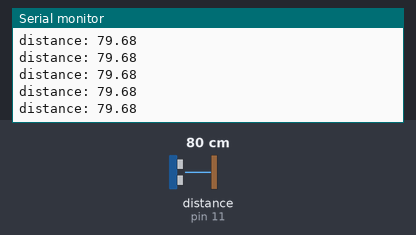
Simulated run of this sketch. Board: Arduino Uno, built with avr-gcc and run on an emulated ATmega328P. Shown: the last lines printed to the serial monitor. Wiring (inferred from the names in the program): ultrasonic range finder: trigger pin 10; echo pin 11. Inputs (shaded band) come from the test bench; at power-on: distance to the obstacle (sensor on pin 11) 80 cm. The echo pulse lasts 58.3 µs per cm.

Above: at 1.2 s.
1.3 s: distance to the obstacle (sensor on pin 11) set to 120 cm
At 1.49 s:
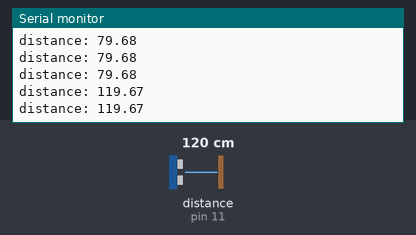
4.3 s: distance to the obstacle (sensor on pin 11) set to 2 cm
At 4.3 s:
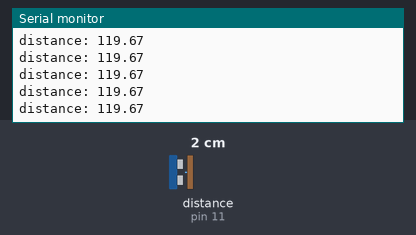
5.8 s: distance to the obstacle (sensor on pin 11) set to 299 cm
At 5.83 s:
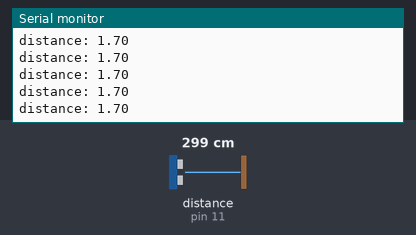
8.8 s: distance to the obstacle (sensor on pin 11) set to 250 cm
At 8.91 s:
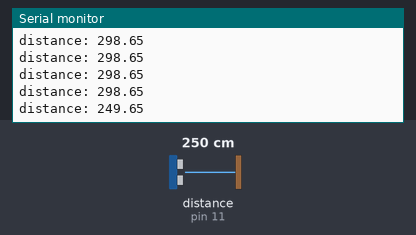
Timing chart, 0 to 11.8 s (numbered marks = the images above; inputs shaded):
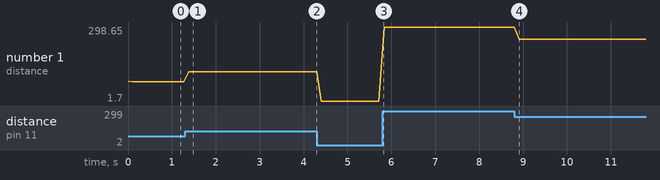

Measured:
- after the input at 1.3 s, the serial monitor: prints a new line after 0.08 s (image 1)
- after the input at 8.8 s, the serial monitor: prints a new line after 0.11 s (image 4)
- plotted number 1: 79.68 → 119.67 after the input at 1.3 s, 119.67 → 1.7 after the input at 4.3 s, 1.7 → 298.65 after the input at 5.8 s, 298.65 → 249.65 after the input at 8.8 s

The sketch:

Ultrasonic_Sensor.ino
```cpp
/*
Ultrasonic Sensor

Code to test the ultrasonic sensors our team is using for object
size detection.
Origional Code created by Isaac100
https://projecthub.arduino.cc/Isaac100/getting-started-with-the-hc-sr04-ultrasonic-sensor-7cabe1

modified November 21, 2023
By Lena Pimlott
*/


int Trig = 10;          //Define Uno pin 9 as the Trig pin
int Echo = 11;         //Define Uno pin 10 as the Echo pin

float duration, distance;       //duration and distance defined as floats

void setup() {
  // put your setup code here, to run once:

  pinMode(Trig, OUTPUT);     //Trig pin is defined as an output
  pinMode(Echo, INPUT);      //Echo pin is defined as an input

  Serial.begin(9600);           //Setting the baud rate for serial data transmission

}

void loop() {
  // put your main code here, to run repeatedly:

  digitalWrite(Trig, LOW);
  delayMicroseconds(2);
  digitalWrite(Trig, HIGH);
  delayMicroseconds(10);
  digitalWrite(Trig, LOW);

  duration = pulseIn(Echo, HIGH);
  distance = (duration*0.0343)/2;

  Serial.print("distance: ");
  Serial.println(distance);
  delay(100);

}
```
